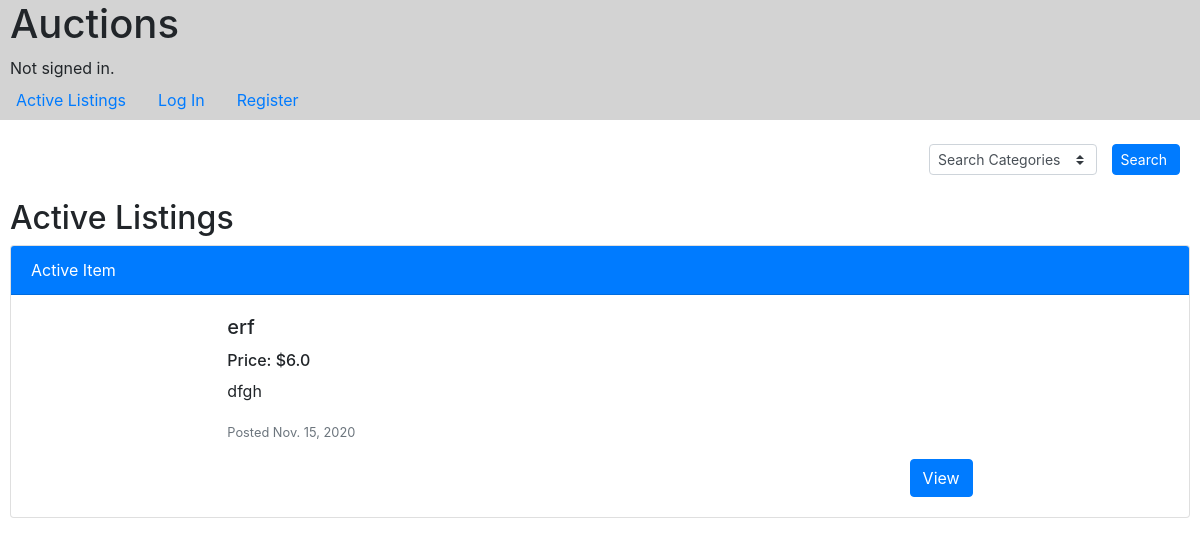
The page / on the database its author committed.
### auctions/models.py (models this page shows)
class listing(models.Model):
    user_id = models.IntegerField()
    item_name = models.CharField(max_length = 50)
    item_description = models.TextField()
    item_price = models.FloatField(default = 1)
    date_posted = models.DateField(auto_now_add = True, blank = True)
    status = models.CharField(default = "Active", max_length = 10)
    winner_id = models.IntegerField(default = 0)
    category = models.CharField(max_length = 15, blank = True)

### auctions/views.py (the view)
# urls.py: path("", views.index, name="index"),
def index(request):
    try:
        listings = listing.objects.all()
    except:
        listings = None
    return render(request, "auctions/index.html",{
        "listings": listings
    })

### auctions/templates/auctions/index.html (shortened to what this page needs)
{% extends "auctions/layout.html" %}
{% block body %}
    <br>
    <form action="{% url 'cat_search' %}" method="POST">
        <div class="form row d-flex justify-content-end" style="margin-right: 10px;">
            <div class="col-md-2">
                <select class="custom-select custom-select-sm" name="category">
                    <option disabled selected hidden>Search Categories</option>
                </select>
            </div>
            <div class="search-button">
                <button class="btn btn-primary custom-select-sm " type="submit">Search</button>
            </div>
        </div>
    </form>
    <br>
    <h2 class="list-header">Active Listings</h2>
    {% for listing in listings %}
        {% if listing.status == "Active" %}
            <div class="card mb-3" style="width: 100%;">
                <div class="card-header text-white bg-primary">
                    {{ listing.status }} Item
                </div>
                <div class="row no-gutters">
                    <div class="col-md-2 text-center">
                    </div>
                <div class="col-md-8">
                    <div class="card-body">
                    <h5 class="card-title">{{ listing.item_name }}</h5>
                    <h6>Price: ${{ listing.item_price }}</h6>
                    <p class="card-text">{{ listing.item_description }}</p>
                    <p class="card-text"><small class="text-muted">Posted {{ listing.date_posted }}</small></p>
                    <form method="POST" action="{% url 'listing_info' item_id=listing.id %}">
                        <div style="text-align: right;">
                            <button type="submit" class="btn btn-primary">View</button>
                        </div>
                    </form>
                    </div>
                </div>
                </div>
            </div>
        {% endif %}
    {% endfor %}
{% endblock %}

### rows shown on the page
listing: status "Active", item_name "erf", item_price "6.0", item_description "dfgh", date_posted "Nov. 15, 2020"
